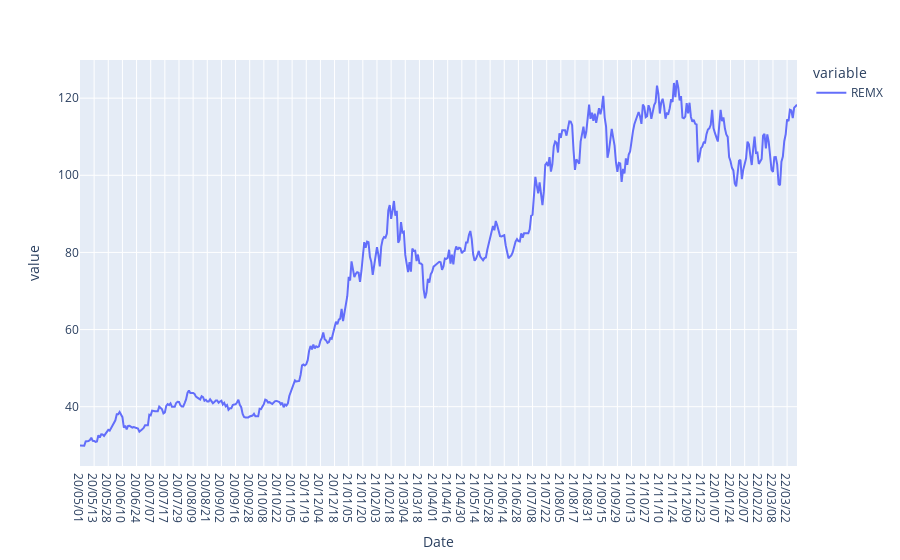

The notebook cell this image was saved under:
### Code cell
# 데이터 불러오기
REMX = pd.read_csv('./csv/_REMX.csv')

# 날짜 데이터 정렬 및 리인덱스
REMX.sort_values('날짜', ascending=True, inplace=True)
REMX.reset_index(inplace=True)

# 날짜 데이터 변환
title = REMX
title['날짜'] = title['날짜'].str.replace(" ","")
title['날짜'] = title['날짜'].str.replace("년","-")
title['날짜'] = title['날짜'].str.replace("월","-")
title['날짜'] = title['날짜'].str.replace("일","")
title['날짜'] = pd.to_datetime(title['날짜'])
title['날짜'] = title['날짜'].dt.strftime('%y/%m/%d')

# 컬럼명 변경
title = title.rename(columns={'날짜':'Date', '종가':'REMX'})
title = title[['Date', 'REMX']]

# 시각화 확인
fig = px.line(title, x='Date', y=["REMX"])
fig.show()


# title.to_csv('./csv/REMX.csv', index=None)

### Figure 1 — Plotly figure (JSON) as saved in the notebook; plotly's stock layout.template omitted (floating-point values rounded to 4 significant figures; data arrays with more than 128 entries replaced by an {"elided": "..."} marker saying what was removed)
{"data": [{"hovertemplate": "variable=REMX<br>Date=%{x}<br>value=%{y}<extra></extra>", "legendgroup": "REMX", "line": {"color": "#636efa", "dash": "solid"}, "marker": {"symbol": "circle"}, "mode": "lines", "name": "REMX", "orientation": "v", "showlegend": true, "type": "scatter", "x": {"elided": "508 str values"}, "xaxis": "x", "y": {"elided": "508 float values"}, "yaxis": "y"}], "layout": {"legend": {"title": {"text": "variable"}, "tracegroupgap": 0}, "margin": {"t": 60}, "xaxis": {"anchor": "y", "domain": [0, 1], "title": {"text": "Date"}}, "yaxis": {"anchor": "x", "domain": [0, 1], "title": {"text": "value"}}}}
